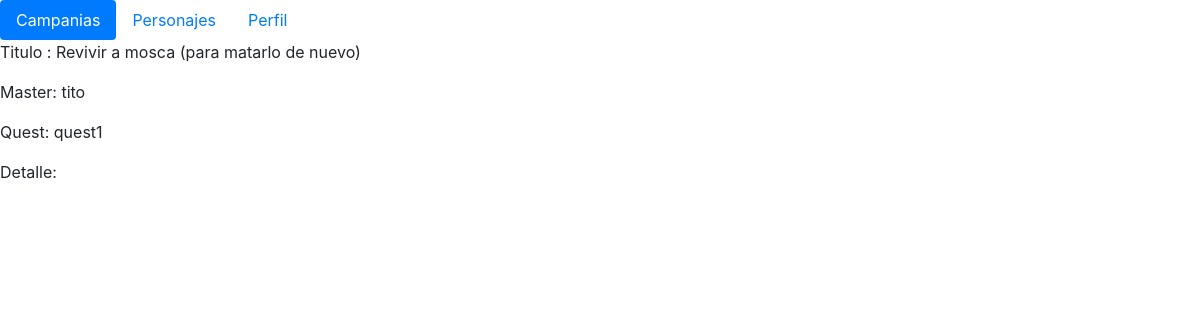
The page /quest/bab5b10e-929f-4200-9239-06f63cfcab16 on the database its author committed.
### CampaingApp/models.py (models this page shows, shortened)
class Campaing(models.Model):
    id      = models.UUIDField(primary_key=True, default=uuid.uuid4, editable=False)
    title   = models.CharField(max_length=350, null=False, blank=False)
    master  = models.ForeignKey(User, on_delete=models.PROTECT)

class Quest(models.Model):
    id      = models.UUIDField(primary_key=True, default=uuid.uuid4, editable=False)
    title   = models.CharField(max_length=350, null=False, blank=False)
    desc    = models.CharField(max_length=350, null=False, blank=False)
    camp    = models.ForeignKey(Campaing, related_name="questo", on_delete=models.PROTECT)
    participants    = models.ManyToManyField(Pj)

### CampaingApp/views.py (the view)
# urls.py: path('quest/<str:id>', QuestDetail.as_view(), name='QuestDetail'),
class QuestDetail (View):
    def get(self, request, id):
        camp = Campaing.objects.get(id=id)
        allquest = camp.questo.all()
        return render(request, "QuestDetail.html", {"allquests":allquest, "camp":camp})

### CampaingApp/templates/QuestDetail.html
{%extends "Base.html"%}
{%block content%}
<p> Titulo : {{ camp.title}}</p>
<p>Master: {{ camp.master}}</p>
{% for quest in allquests %}
<p> Quest: {{ quest.title}}</p>
<p>Detalle:{{ quest.detail}}</p>
<br>
{% endfor %}
{%endblock%}

### rows shown on the page
Campaing: title "Revivir a mosca (para matarlo de nuevo)", master "tito"
Quest: title "quest1"
